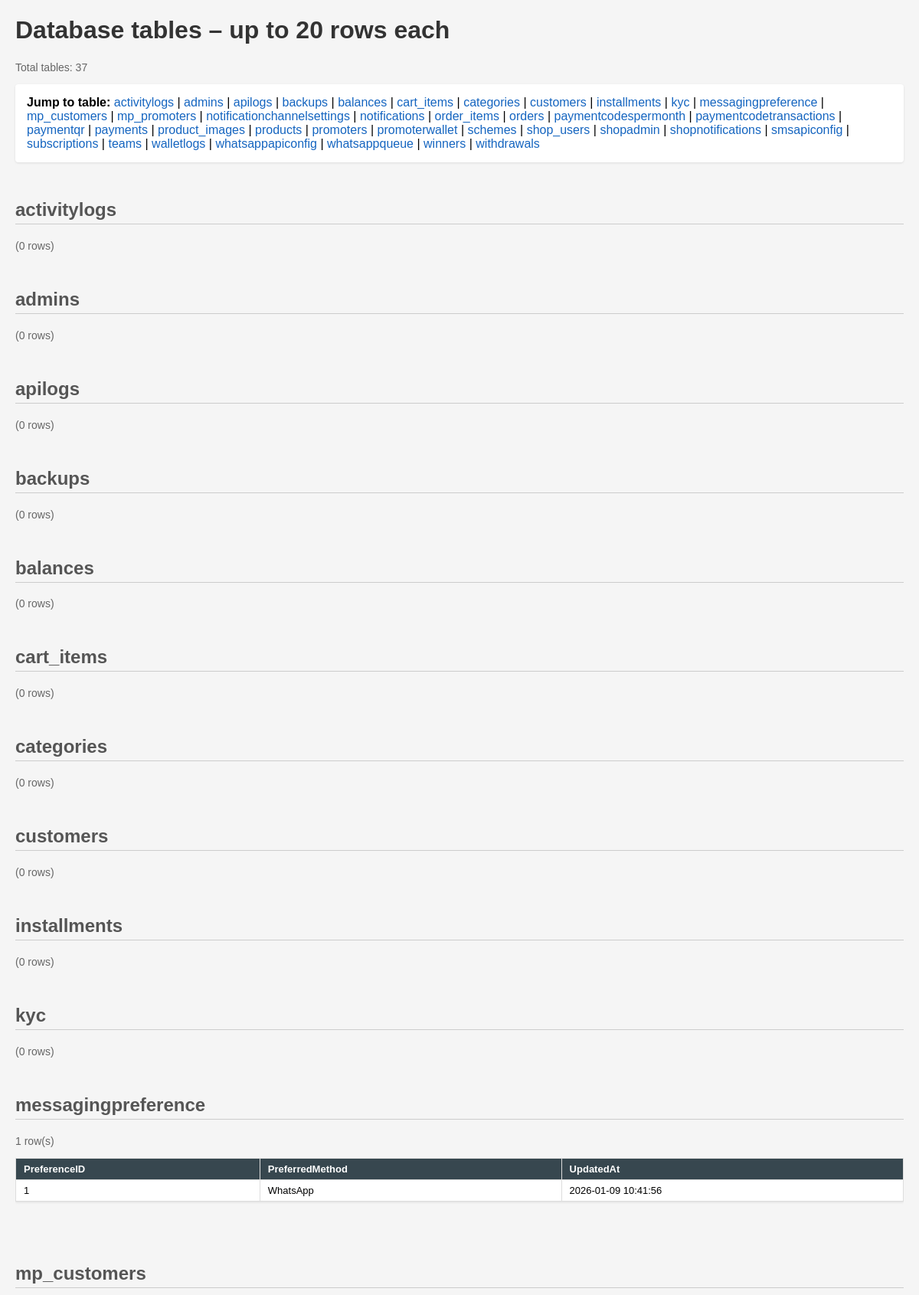
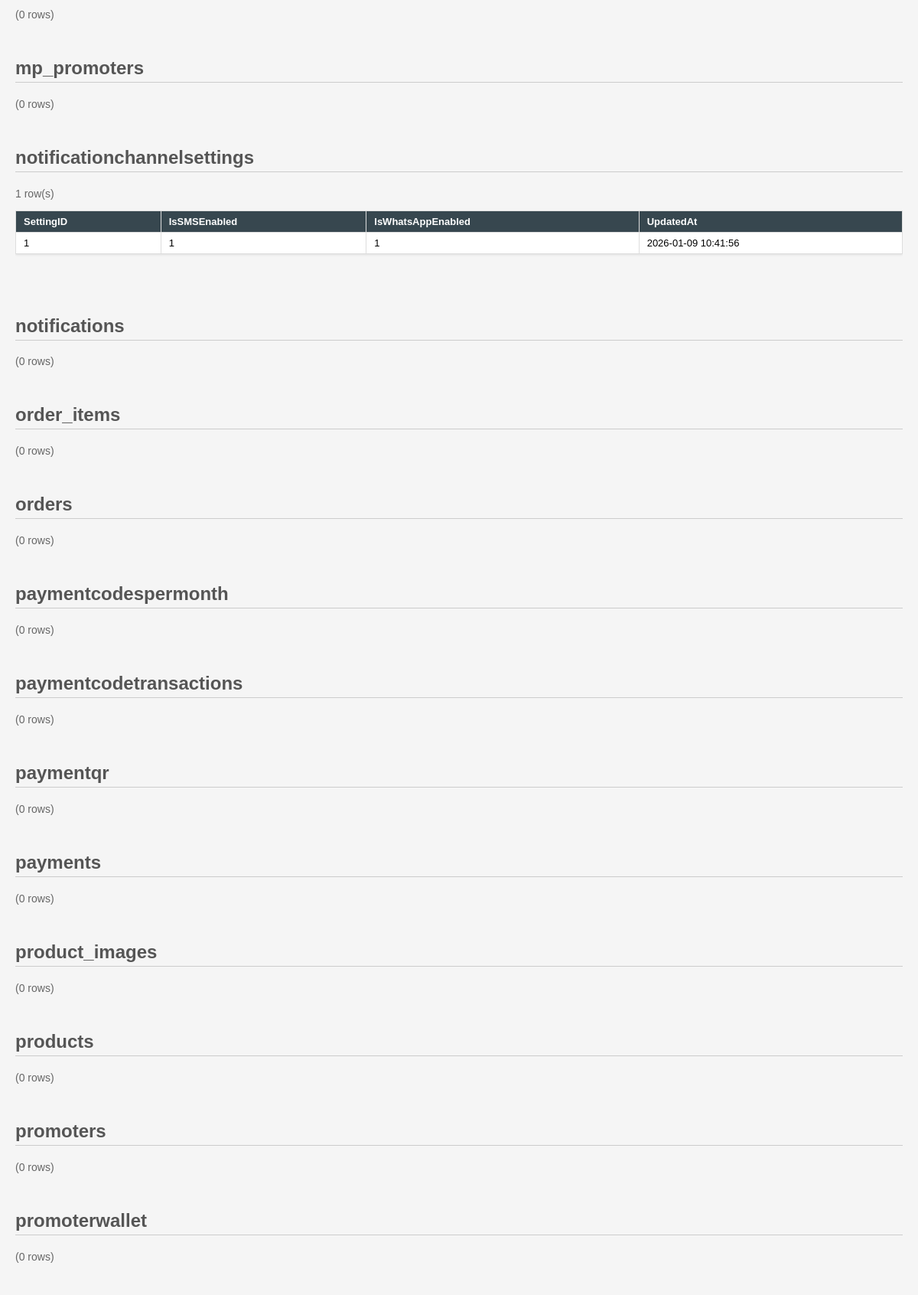
Screenshot of /list_tables_sample.php (upper part) with the database file from the repository (2 pictures, top to bottom).
### tables this page shows
CREATE TABLE MessagingPreference (
    PreferenceID INT AUTO_INCREMENT PRIMARY KEY,
    PreferredMethod ENUM('SMS', 'WhatsApp') DEFAULT 'WhatsApp',
    UpdatedAt TIMESTAMP DEFAULT CURRENT_TIMESTAMP ON UPDATE CURRENT_TIMESTAMP
);

CREATE TABLE NotificationChannelSettings (
    SettingID INT AUTO_INCREMENT PRIMARY KEY,
    IsSMSEnabled TINYINT(1) NOT NULL DEFAULT 1,
    IsWhatsAppEnabled TINYINT(1) NOT NULL DEFAULT 1,
    UpdatedAt TIMESTAMP DEFAULT CURRENT_TIMESTAMP ON UPDATE CURRENT_TIMESTAMP
);

### list_tables_sample.php (the view, shortened to what this page needs)
<?php
$database = new Database();
$conn = $database->getConnection();
$limit = 20;
$stmt = $conn->query("SHOW TABLES");
$tables = $stmt->fetchAll(PDO::FETCH_COLUMN);
$output = [];
foreach ($tables as $table) {
    try {
        $stmt = $conn->query("SELECT * FROM `" . str_replace('`', '``', $table) . "` LIMIT " . (int)$limit);
        $rows = $stmt->fetchAll(PDO::FETCH_ASSOC);
        $output[$table] = $rows;
    } catch (PDOException $e) {
        $output[$table] = ['_error' => $e->getMessage()];
    }
}
?>
<!DOCTYPE html>
<html lang="en">
<head>
</head>
<body>
    <h1>Database tables – up to <?php echo $limit; ?> rows each</h1>
    <p class="count">Total tables: <?php echo count($tables); ?></p>
    <div class="toc">
        <strong>Jump to table:</strong>
        <?php foreach ($tables as $t): ?>
            <a href="#table-<?php echo htmlspecialchars($t); ?>"><?php echo htmlspecialchars($t); ?></a>
            <?php echo $t !== end($tables) ? ' | ' : ''; ?>
        <?php endforeach; ?>
    </div>
    <?php foreach ($output as $tableName => $rows): ?>
        <h2 id="table-<?php echo htmlspecialchars($tableName); ?>"><?php echo htmlspecialchars($tableName); ?></h2>
        <?php if (isset($rows['_error'])): ?>
            <p class="error">Error: <?php echo htmlspecialchars($rows['_error']); ?></p>
        <?php elseif (empty($rows)): ?>
            <p class="count">(0 rows)</p>
        <?php else: ?>
            <p class="count"><?php echo count($rows); ?> row(s)</p>
            <div style="overflow-x: auto;">
                <table>
                    <thead>
                        <tr>
                            <?php foreach (array_keys($rows[0]) as $col): ?>
                                <th><?php echo htmlspecialchars($col); ?></th>
                            <?php endforeach; ?>
                        </tr>
                    </thead>
                    <tbody>
                        <?php foreach ($rows as $row): ?>
                            <tr>
                                <?php foreach ($row as $val): ?>
                                    <td><?php echo htmlspecialchars($val !== null ? $val : 'NULL'); ?></td>
                                <?php endforeach; ?>
                            </tr>
                        <?php endforeach; ?>
                    </tbody>
                </table>
            </div>
        <?php endif; ?>
    <?php endforeach; ?>
</body>
</html>

### list_tables_sample.php (style rules this page uses)
body { font-family: sans-serif; margin: 20px; background: #f5f5f5; }
h1 { color: #333; }
h2 { color: #555; margin-top: 2em; border-bottom: 1px solid #ccc; padding-bottom: 4px; }
table { border-collapse: collapse; width: 100%; margin-bottom: 2em; background: #fff; box-shadow: 0 1px 3px rgba(0,0,0,0.1); }
th, td { border: 1px solid #ddd; padding: 6px 10px; text-align: left; font-size: 13px; }
th { background: #37474f; color: #fff; }
.count { color: #666; font-size: 14px; }
.toc { background: #fff; padding: 15px; margin-bottom: 20px; border-radius: 4px; box-shadow: 0 1px 3px rgba(0,0,0,0.1); }
.toc a { color: #1565c0; text-decoration: none; }

### rows the page displays
messagingpreference: PreferenceID "1", PreferredMethod "WhatsApp", UpdatedAt "2026-01-09 10:41:56"
notificationchannelsettings: val "1", UpdatedAt "2026-01-09 10:41:56"

### other values shown
$limit "20"
count($tables) "37"
$t "activitylogs"
$t "admins"
$t "apilogs"
$t "backups"
$t "balances"
$t "cart_items"
$t "categories"
$t "customers"
$t "installments"
$t "kyc"
$t "messagingpreference"
$t "mp_customers"
$t "mp_promoters"
